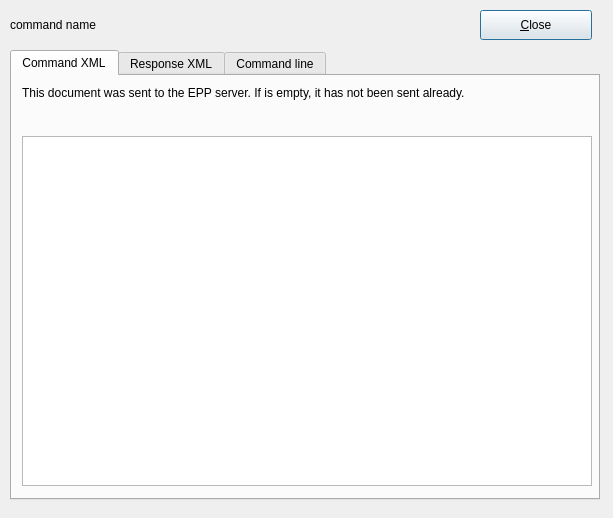
<ui version="4.0" >
 <class>FredWindow</class>
 <widget class="QDialog" name="FredWindow" >
  <property name="geometry" >
   <rect>
    <x>0</x>
    <y>0</y>
    <width>613</width>
    <height>518</height>
   </rect>
  </property>
  <property name="windowTitle" >
   <string>Sources</string>
  </property>
  <widget class="QPushButton" name="btn_close" >
   <property name="geometry" >
    <rect>
     <x>480</x>
     <y>10</y>
     <width>112</width>
     <height>30</height>
    </rect>
   </property>
   <property name="text" >
    <string>&amp;Close</string>
   </property>
   <property name="shortcut" >
    <string>Alt+C</string>
   </property>
  </widget>
  <widget class="QLabel" name="message" >
   <property name="geometry" >
    <rect>
     <x>10</x>
     <y>10</y>
     <width>460</width>
     <height>30</height>
    </rect>
   </property>
   <property name="text" >
    <string>command name</string>
   </property>
   <property name="wordWrap" >
    <bool>false</bool>
   </property>
  </widget>
  <widget class="QTabWidget" name="tabWidget" >
   <property name="geometry" >
    <rect>
     <x>10</x>
     <y>50</y>
     <width>590</width>
     <height>450</height>
    </rect>
   </property>
   <property name="currentIndex" >
    <number>0</number>
   </property>
   <widget class="QWidget" name="tab" >
    <attribute name="title" >
     <string>Command XML</string>
    </attribute>
    <widget class="QTextEdit" name="command" >
     <property name="geometry" >
      <rect>
       <x>10</x>
       <y>60</y>
       <width>570</width>
       <height>350</height>
      </rect>
     </property>
    </widget>
    <widget class="QLabel" name="textLabel2" >
     <property name="geometry" >
      <rect>
       <x>10</x>
       <y>10</y>
       <width>570</width>
       <height>40</height>
      </rect>
     </property>
     <property name="text" >
      <string>This document was sent to the EPP server. If is empty, it has not been sent already.</string>
     </property>
     <property name="alignment" >
      <set>Qt::AlignTop</set>
     </property>
     <property name="wordWrap" >
      <bool>false</bool>
     </property>
    </widget>
   </widget>
   <widget class="QWidget" name="tab" >
    <attribute name="title" >
     <string>Response XML</string>
    </attribute>
    <widget class="QTextEdit" name="response" >
     <property name="geometry" >
      <rect>
       <x>10</x>
       <y>50</y>
       <width>570</width>
       <height>360</height>
      </rect>
     </property>
    </widget>
    <widget class="QLabel" name="textLabel3" >
     <property name="geometry" >
      <rect>
       <x>10</x>
       <y>10</y>
       <width>570</width>
       <height>40</height>
      </rect>
     </property>
     <property name="text" >
      <string>This document was received from EPP server. If is empty, it has not been received already.</string>
     </property>
     <property name="alignment" >
      <set>Qt::AlignTop</set>
     </property>
     <property name="wordWrap" >
      <bool>false</bool>
     </property>
    </widget>
   </widget>
   <widget class="QWidget" name="TabPage" >
    <attribute name="title" >
     <string>Command line</string>
    </attribute>
    <widget class="QLineEdit" name="command_line" >
     <property name="geometry" >
      <rect>
       <x>10</x>
       <y>50</y>
       <width>560</width>
       <height>22</height>
      </rect>
     </property>
    </widget>
    <widget class="QLabel" name="textLabel4" >
     <property name="geometry" >
      <rect>
       <x>10</x>
       <y>10</y>
       <width>570</width>
       <height>40</height>
      </rect>
     </property>
     <property name="text" >
      <string>This example was build from input. It can be used in fred_client console.</string>
     </property>
     <property name="alignment" >
      <set>Qt::AlignTop</set>
     </property>
     <property name="wordWrap" >
      <bool>false</bool>
     </property>
    </widget>
   </widget>
  </widget>
 </widget>
 <layoutdefault spacing="6" margin="11" />
 <pixmapfunction>qPixmapFromMimeSource</pixmapfunction>
 <resources/>
 <connections>
  <connection>
   <sender>btn_close</sender>
   <signal>clicked()</signal>
   <receiver>FredWindow</receiver>
   <slot>close()</slot>
   <hints>
    <hint type="sourcelabel" >
     <x>20</x>
     <y>20</y>
    </hint>
    <hint type="destinationlabel" >
     <x>20</x>
     <y>20</y>
    </hint>
   </hints>
  </connection>
 </connections>
</ui>
